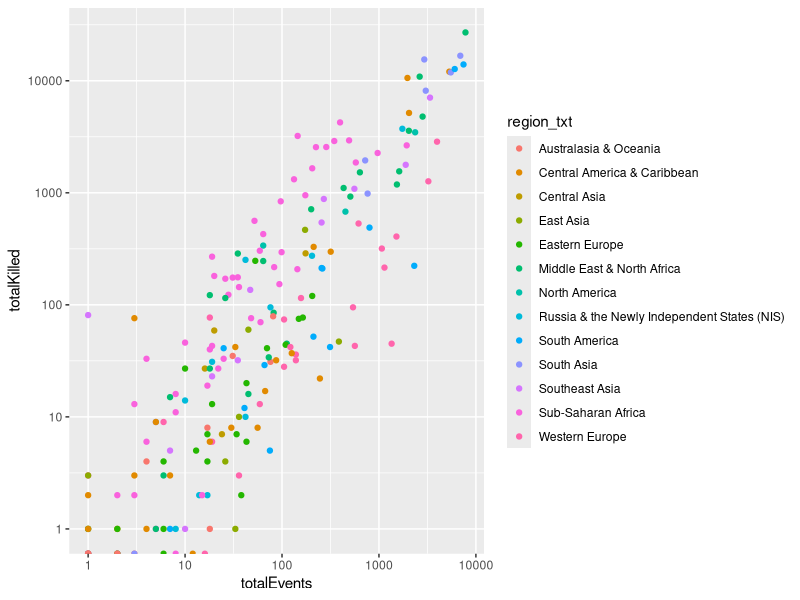
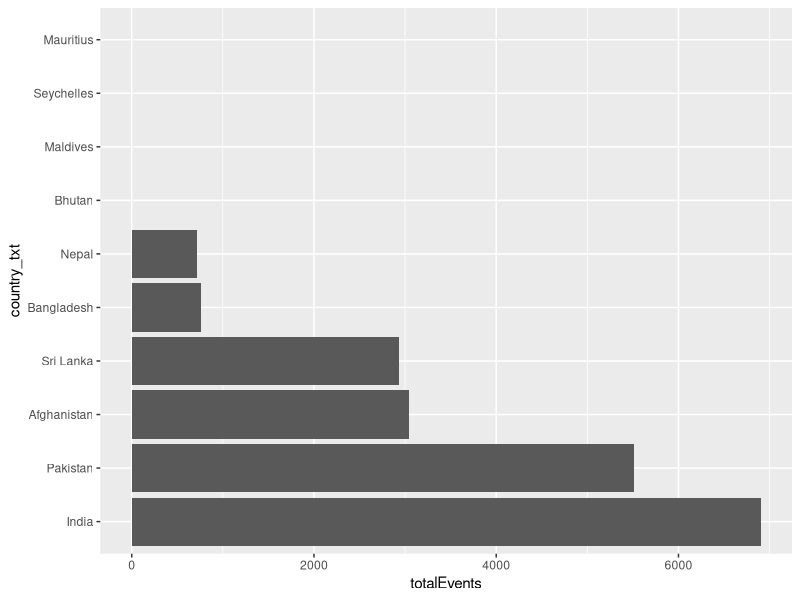
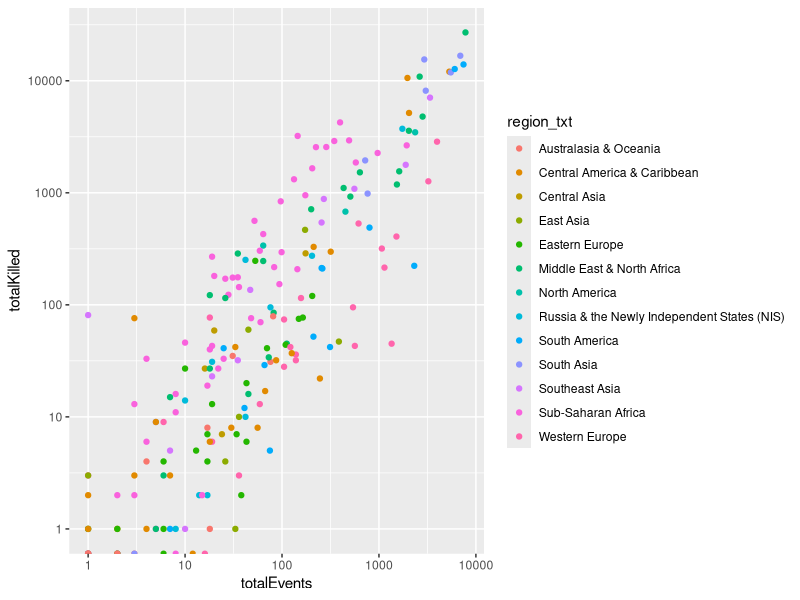

Generate these figures, in order, with R: (Note: this script raises an error after producing the figures.)
library(ggplot2)
library(RColorBrewer)

countryDat <- read.table('result/countryDat.tsv', sep='\t', header=TRUE)
countryDat <- within(countryDat, country_txt <- reorder(country_txt, -totalEvents))

regions <- 'South Asia' #c('Middle East & North Africa')

p <- ggplot(subset(countryDat, region_txt==regions), 
            aes(x=country_txt, y=totalEvents))

p <- p + geom_bar(stat="identity") +coord_flip()
ggsave('figure/SouthAsiaTotalAttackes.png')


pEventKilled <- ggplot(countryDat,
                       aes(x=totalEvents, y=totalKilled, color=region_txt))
pEventKilled + geom_point() +
  scale_x_log10() + scale_y_log10()
ggsave('figure/numAttackesVsNumKilled.png')

highLight <- function(x, labels){
  newx <- c()
  highlighted <- x %in% labels
  newx[highlighted] <- as.character(x)[highlighted]
  newx[!highlighted] <- 'Others'
  newx <- factor(newx, levels=c(labels, 'Others'))
  return(newx)
}

iRegions <- c('Central Asia', 'South Asia', 'South America', 
              'Middle East & North Africa')
pEventTrend <- ggplot(countryAnnualDat,
                      aes(x=iyear, y=totalEvents, size=totalKilled, 
                          color=highLight(region_txt, iRegions)))
pEventTrend + geom_point(alpha=0.3) + scale_size_area(max_size=10) + 
  facet_wrap(~ region_txt) +
  geom_smooth(method='loess') 
ggsave('figure/attacksVsKilledRegional.png')


pEventTrend2 <- ggplot(subset(countryAnnualDat, region_txt=='Middle East & North Africa'),
                       aes(x=iyear, y=totalEvents, size=totalKilled, 
                           color=country_txt))
pEventTrend2 + geom_point(alpha=0.3) + scale_size_area(max_size=10) + 
  geom_smooth(method='loess') 
ggsave('figure/attacksVsKilledMiddleEast.png')


# p
# dev.print(pdf,        # copies the plot to a the PDF file
#           "figure/testFigure_method2.pdf")
# 
# p2 <- ggplot(subset(countryDat, region_txt==regions), aes(x=1, y=totalKilled, fill = country_txt))
# p2 + geom_bar(stat='identity') +coord_polar(theta='y')
#p + #geom_violin(alpha=0.3) + coord_flip()